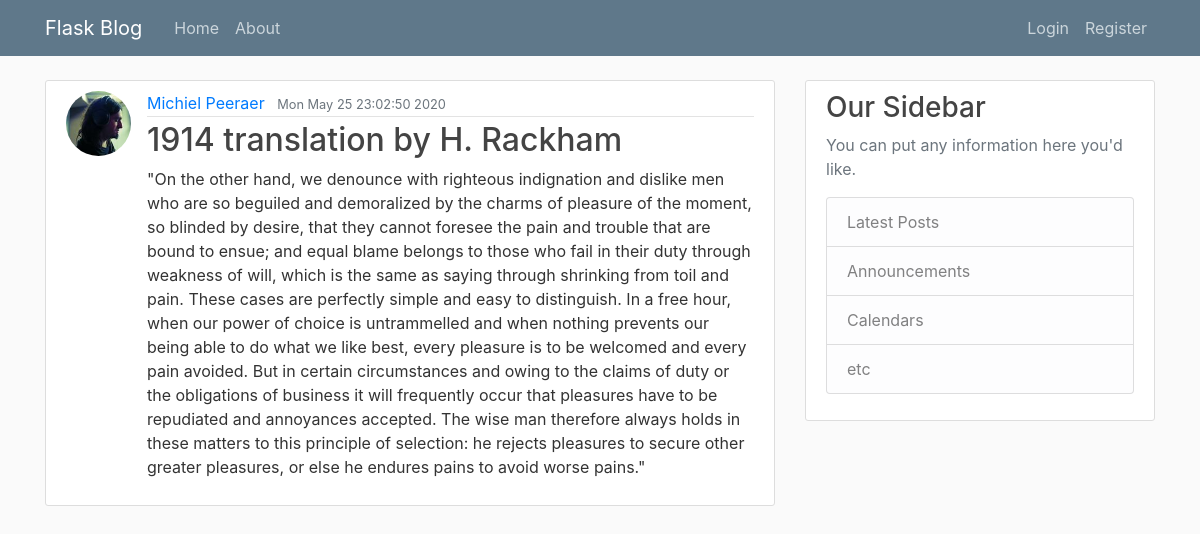
Page /post/9 on the committed database.
### flaskblog/models.py (models this page shows, shortened)
class User(db.Model, UserMixin):
    id = db.Column(db.Integer, primary_key=True)
    username = db.Column(db.String(20), unique=True, nullable=False)
    email = db.Column(db.String(120), unique=True, nullable=False)
    image_file = db.Column(db.String(20), nullable=False, default='default.jpg')
    password = db.Column(db.String(60), nullable=False)
    posts = db.relationship('Post', backref='author', lazy=True)

class Post(db.Model):
    id = db.Column(db.Integer, primary_key=True)
    title = db.Column(db.String(100), nullable=False)
    date_posted = db.Column(db.DateTime, nullable=False, default=datetime.now)
    content = db.Column(db.Text, nullable=False)
    user_id = db.Column(db.Integer, db.ForeignKey('user.id'), nullable=False)

### flaskblog/posts/routes.py (the view)
@posts.route("/post/<int:post_id>")
def post(post_id):
    post = Post.query.get_or_404(post_id)
    return render_template('post.html', title=post.title, post=post)

### flaskblog/templates/post.html (shortened to what this page needs)
{% extends "layout.html" %}
{% block content %}
    <article class="media content-section">
        <img class="rounded-circle article-img" src="{{ url_for('static', filename='profile_pics/' + post.author.image_file) }}">
        <div class="media-body">
            <div class="article-metadata">
                <a class="mr-2" href="{{ url_for('users.user_posts', username=post.author.username) }}">{{ post.author.username }}</a>
                <small class="text-muted">{{ post.date_posted.strftime('%c') }}</small>
            </div>
            <h2 class="article-title">{{ post.title }}</h2>
            <p class="article-content">{{ post.content }}</p>
        </div>
    </article>
{% endblock content %}

### flaskblog/static/main.css (style rules this page uses)
body { background: #fafafa; color: #333333; margin-top: 5rem; }
h1, h2, h3, h4, h5, h6 { color: #444444; }
.content-section { background: #ffffff; padding: 10px 20px; border: 1px solid #dddddd; border-radius: 3px; margin-bottom: 20px; }
.article-title { color: #444444; }
.article-content { white-space: pre-line; }
.article-img { height: 65px; width: 65px; margin-right: 16px; }
.article-metadata { padding-bottom: 1px; margin-bottom: 4px; border-bottom: 1px solid #e3e3e3 }

### rows in the picture
User: image_file (picture), author.username "Michiel Peeraer"
Post: date_posted "Mon May 25 23:02:50 2020", title "1914 translation by H. Rackham", content "\"On the other hand, we denounce with righteous indignation and dislike men who are so beguiled and demoralized by the charms of pleasure of the moment, so blinded by desire, that they cannot foresee the pain and trouble that are bound to ensue; and equal blame belongs to those who fail in their duty through weakness of will, which is the same as saying through shrinking from toil and pain. These cases are perfectly simple and easy to distinguish. In a free hour, when our power of choice is untrammelled and when nothing prevents our being able to do what we like best, every pleasure is to be welcomed and every pain avoided. But in certain circumstances and owing to the claims of duty or the…"
